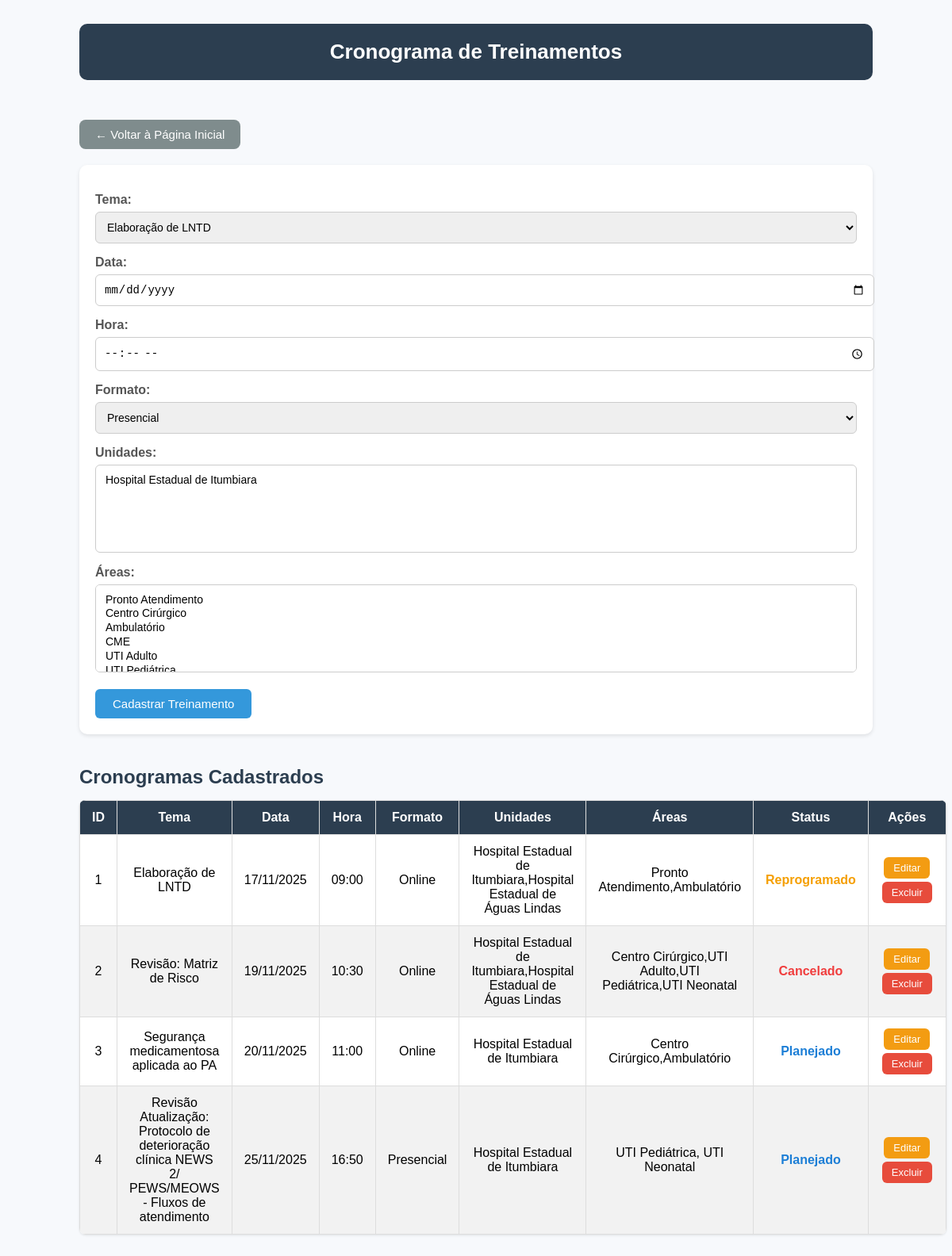
The app's page /cronograma, older data.
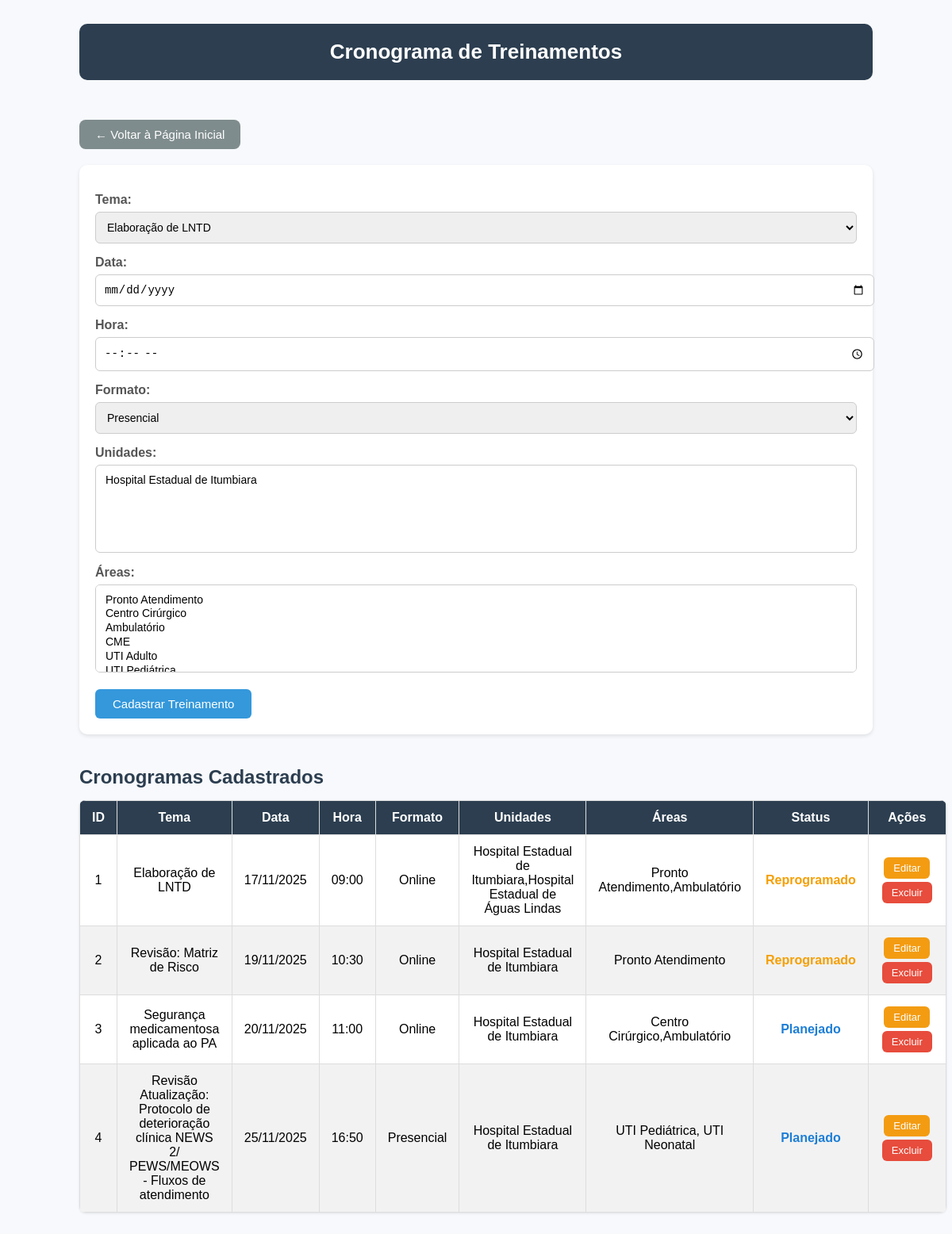
The same page, newer data.
### tables this page shows
CREATE TABLE cronogramas (
    id INTEGER PRIMARY KEY,
    tema_id INTEGER,
    data TEXT,
    hora TEXT,
    formato TEXT,
    unidades TEXT,
    areas TEXT, status TEXT DEFAULT 'Planejado', observacoes TEXT,
    FOREIGN KEY (tema_id) REFERENCES temas(id)
);

CREATE TABLE temas (id INTEGER PRIMARY KEY, nome TEXT UNIQUE);

### app.py (the view, shortened to what this page needs)
@app.route("/cronograma", methods=["GET", "POST"])
def cronograma():
    msg = ""
    with sqlite3.connect(DB) as conn:
        cur = conn.cursor()
        cronogramas_raw = cur.execute("""
            SELECT c.id, t.nome, c.data, c.hora, c.formato, c.unidades, c.areas, c.status
            FROM cronogramas c
            JOIN temas t ON c.tema_id = t.id
            ORDER BY c.data, c.hora
        """).fetchall()
        cronogramas = []
        for c in cronogramas_raw:
            data_br = datetime.strptime(c[2], "%Y-%m-%d").strftime("%d/%m/%Y")
            cronogramas.append((c[0], c[1], data_br, c[3], c[4], c[5], c[6], c[7]))
        unidades = cur.execute("SELECT * FROM unidades").fetchall()
        areas = cur.execute("SELECT * FROM areas").fetchall()
        temas = cur.execute("SELECT * FROM temas").fetchall()
    return render_template("cronograma.html", msg=msg, cronogramas=cronogramas, unidades=unidades, areas=areas, temas=temas)

### templates/cronograma.html (shortened to what this page needs)
<!DOCTYPE html>
<html lang="pt-br">
<head>
</head>
<body>
<header>
    <h1>Cronograma de Treinamentos</h1>
</header>
<a href="{{ url_for('index') }}" class="voltar">&#8592; Voltar à Página Inicial</a>
<form method="POST">
    <label for="tema">Tema:</label>
    <select name="tema" id="tema" required>
        {% for t in temas %}
        <option value="{{ t[0] }}">{{ t[1] }}</option>
        {% endfor %}
    </select>
    <label for="data">Data:</label>
    <input type="date" name="data" required>
    <label for="hora">Hora:</label>
    <input type="time" name="hora" required>
    <label for="formato">Formato:</label>
    <select name="formato" required>
        <option value="Presencial">Presencial</option>
    </select>
    <label for="unidades">Unidades:</label>
    <select name="unidades" multiple size="5" required>
        {% for u in unidades %}
        <option value="{{ u[1] }}">{{ u[1] }}</option>
        {% endfor %}
    </select>
    <label for="areas">Áreas:</label>
    <select name="areas" multiple size="5" required>
        {% for a in areas %}
        <option value="{{ a[1] }}">{{ a[1] }}</option>
        {% endfor %}
    </select>
    <button type="submit">Cadastrar Treinamento</button>
</form>
<h2 style="color: #2c3e50; margin-bottom: 15px;">Cronogramas Cadastrados</h2>
<table>
    <thead>
        <tr>
            <th>ID</th>
            <th>Tema</th>
            <th>Data</th>
            <th>Hora</th>
            <th>Formato</th>
            <th>Unidades</th>
            <th>Áreas</th>
            <th>Status</th>
            <th>Ações</th>
        </tr>
    </thead>
    <tbody>
        {% for c in cronogramas %}
        <tr>
            <td>{{ c[0] }}</td>
            <td>{{ c[1] }}</td>
            <td>{{ c[2] }}</td>
            <td>{{ c[3] }}</td>
            <td>{{ c[4] }}</td>
            <td>{{ c[5] }}</td>
            <td>{{ c[6] }}</td>
            <td>
                <span class="
                    {% if c[7] == 'Planejado' %}status-planejado
                    {% elif c[7] == 'Reprogramado' %}status-reprogramado
                    {% elif c[7] == 'Concluído' %}status-concluido
                    {% elif c[7] == 'Cancelado' %}status-cancelado
                    {% endif %}
                ">
                    {{ c[7] }}
                </span>
            </td>
            <td>
                <a href="{{ url_for('editar_cronograma', id=c[0]) }}" class="btn-acao btn-editar">Editar</a>
                <a href="{{ url_for('excluir_cronograma', id=c[0]) }}" class="btn-acao btn-excluir" onclick="return confirm('Tem certeza que deseja excluir este cronograma?');">Excluir</a>
            </td>
        </tr>
        {% endfor %}
    </tbody>
</table>
</body>
</html>

### templates/cronograma.html (style rules this page uses)
body { font-family: Arial, sans-serif; background-color: #f7f9fc; padding: 30px; max-width: 1000px; margin: auto; }
header { background-color: #2c3e50; padding: 20px; color: white; border-radius: 10px; margin-bottom: 30px; text-align: center; }
header h1 { margin: 0; font-size: 26px; }
a.voltar { display: inline-block; margin: 20px 0; background: #7f8c8d; color: white; padding: 10px 20px; border-radius: 8px; text-decoration: none; font-size: 15px; }
form { background: #fff; padding: 20px; border-radius: 10px; box-shadow: 0 2px 5px rgba(0,0,0,0.1); margin-bottom: 40px; }
label { display: block; margin-top: 15px; font-weight: bold; color: #555; }
input, select { width: 100%; padding: 10px; margin-top: 6px; border-radius: 6px; border: 1px solid #ccc; font-size: 14px; }
button { margin-top: 20px; padding: 10px 22px; background: #3498db; color: white; border: none; border-radius: 6px; cursor: pointer; font-size: 15px; transition: 0.3s; }
table { width: 100%; border-collapse: collapse; background: #fff; border-radius: 8px; overflow: hidden; box-shadow: 0 1px 3px rgba(0,0,0,0.1); }
th, td { padding: 12px 15px; border: 1px solid #ddd; text-align: center; }
th { background-color: #2c3e50; color: white; }
tr:nth-child(even) { background-color: #f2f2f2; }
.btn-acao { padding: 6px 12px; font-size: 13px; border-radius: 6px; text-decoration: none; color: white; margin: 2px; display: inline-block; }
.btn-editar { background-color: #f39c12; }
.btn-excluir { background-color: #e74c3c; }
.status-planejado { color: #1c7ed6; font-weight: bold; }
.status-reprogramado { color: #f59f00; font-weight: bold; }

Row changes from the older to the newer data that the page shows:
changed cronogramas "Revisão: Matriz de Risco": unidades "Hospital Estadual de Itumbiara,Hospital Estadual de Águas Lindas" → "Hospital Estadual de Itumbiara"; areas "Centro Cirúrgico,UTI Adulto,UTI Pediátrica,UTI Neonatal" → "Pronto Atendimento"; status "Cancelado" → "Reprogramado"
